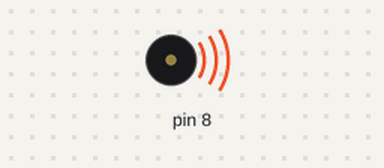
Bench run of a sketch on a simulated Arduino Uno, built with avr-gcc and run on an emulated ATmega328P. Parts: buzzer (waves = sounding).

Above: at 0.02 s.
At 3.52 s:
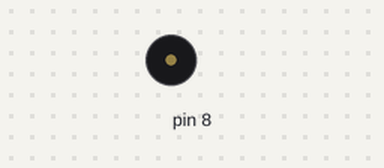
Timing chart, 0 to 3.8 s (numbered marks = the images above):
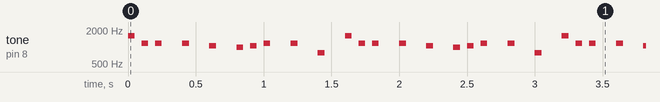

Measured:
- by itself, tone on pin 8: repeats every 1.6 s: 2 × (silent 0.05 s, 1176 Hz 0.05 s), silent 0.15 s, 1176 Hz 0.05 s, silent 0.15 s, 1048 Hz 0.05 s, silent 0.15 s, 988 Hz 0.05 s, silent 0.05 s, 1048 Hz 0.05 s, silent 0.05 s, 2 × (1176 Hz 0.05 s, silent 0.15 s), 784 Hz 0.05 s, silent 0.15 s, 1568 Hz 0.05 s

The sketch:

music.ino
```cpp
// buzzer pin 8

const int octave[7] = {262, 294, 330, 349, 392, 440, 494};
const int duration = 50;

void setup(){

}


void loop(){


  tone(8, octave[4] * 4,duration);
  delay(duration * 2);
  tone(8, octave[1] * 4,duration);
  delay(duration * 2);
  tone(8, octave[1] * 4, duration);
  delay(duration * 4);
  tone(8, octave[1] * 4, duration);
  delay(duration * 4);
  tone(8, octave[0] * 4, duration);
  delay(duration * 4);
  tone(8, octave[6] * 2, duration);
  delay(duration * 2);
  tone(8, octave[0] * 4, duration);
  delay(duration * 2);
  tone(8, octave[1] * 4, duration);
  delay(duration * 4);
  tone(8, octave[1] * 4, duration);
  delay(duration * 4);
  tone(8, octave[4] * 2, duration);
  delay(duration * 4);
}
```
